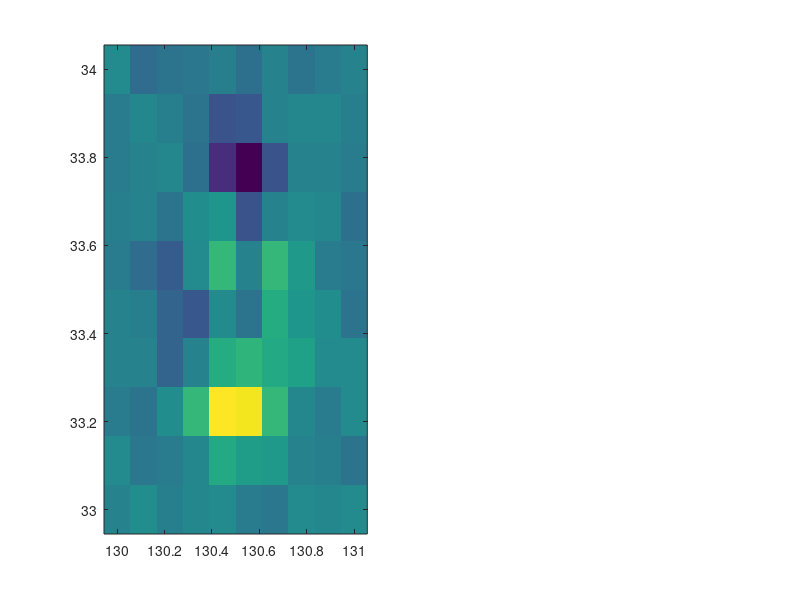

This figure's MATLAB source: (Note: this script raises an error after producing the figure.)
% demo_tps_interpolation.m
% A clean, standalone demonstration of Thin Plate Spline (TPS) interpolation 
% for geospatial upscaling, independent of any specific physical models.

clear; clc; close all;

% 1. Create a simulated coarse geospatial grid (e.g., 10x10)
[lon_coarse, lat_coarse] = meshgrid(linspace(130.0, 131.0, 10), linspace(34.0, 33.0, 10));

% Generate some synthetic environmental data (e.g., a spatial gradient + noise)
data_coarse = peaks(10) + randn(10, 10) * 0.5; 

% Extract valid observation points as 1D arrays
obs_lon = lon_coarse(:)';
obs_lat = lat_coarse(:)';
obs_val = data_coarse(:)';

% 2. Define the target high-resolution fine grid (e.g., 200x200)
[lon_fine, lat_fine] = meshgrid(linspace(130.0, 131.0, 200), linspace(34.0, 33.0, 200));

% 3. Apply Thin Plate Spline (TPS) Interpolation
disp('Performing TPS Interpolation...');
try
    % tpaps is part of the Curve Fitting Toolbox
    % Fit the thin plate smoothing spline
    st = tpaps([obs_lon; obs_lat], obs_val);
    
    % Evaluate the spline over the fine grid
    data_fine_flat = fnval(st, [lon_fine(:)'; lat_fine(:)']);
    
    % Reshape back to 2D matrix
    data_fine = reshape(data_fine_flat, size(lon_fine, 1), size(lon_fine, 2));
catch ME
    warning('TPS failed (Curve Fitting Toolbox missing?). Falling back to griddata (v4).');
    % Fallback to biharmonic spline interpolation (similar to TPS)
    data_fine = griddata(obs_lon, obs_lat, obs_val, lon_fine, lat_fine, 'v4');
end

% 4. Visualization
figure('Position', [100, 100, 1000, 450], 'Color', 'w');

subplot(1, 2, 1);
imagesc(lon_coarse(1,:), lat_coarse(:,1), data_coarse);
axis xy; colormap(parula); colorbar;
title('Original Coarse Grid (10x10)');
xlabel('Longitude'); ylabel('Latitude');

subplot(1, 2, 2);
imagesc(lon_fine(1,:), lat_fine(:,1), data_fine);
axis xy; colormap(parula); colorbar;
title('TPS Interpolated Fine Grid (200x200)');
xlabel('Longitude'); ylabel('Latitude');

sgtitle('Thin Plate Spline (TPS) Spatial Upscaling Demo', 'FontWeight', 'bold');
